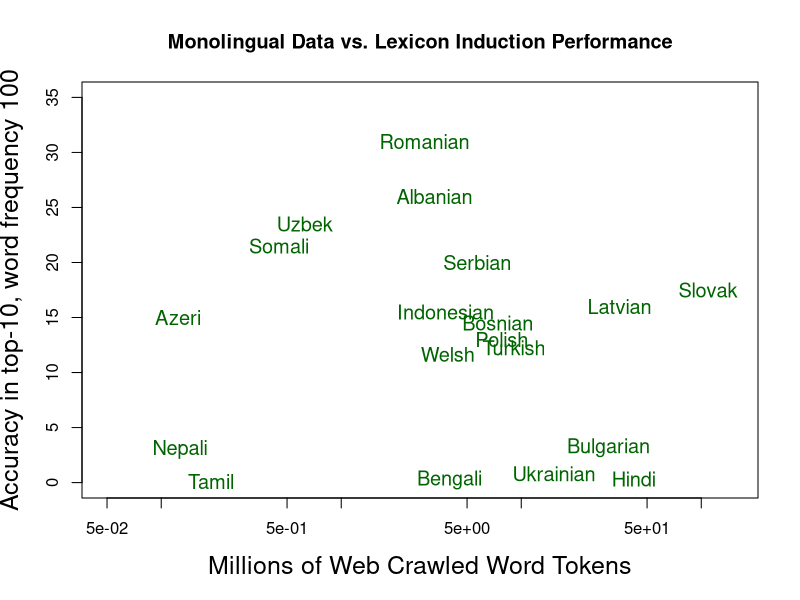

This chart was generated by the following R code:
languages=c("Azeri","Bulgarian","Bengali","Bosnian","Welsh","Hindi","Indonesian","Latvian","Nepali","Polish","Romanian","Slovak","Somali","Albanian","Serbian","Tamil","Turkish","Ukrainian","Uzbek")#,"Spanish","Farsi","Russian","Urdu")
#in millions of tokens
monocrawl=c(.124,30.5,4,7.4,3.9,42.1,3.8,35.1,.127,7.8,2.9,109,.451,3.3,5.7,.189,9.1,15.2,.627)#,783,698,1500,285)
logmonocrawl=log(monocrawl)

top_10_at_f100=c(15,3.17,.24,14.5,11.67,0.33,15.5,16,3,13,31,17.5,21.5,26,20,0.1,12.2,0.8,23.5)

c=plot(monocrawl,top_10_at_f100,log="x",xlab="",ylab="",main="Monolingual Data vs. Lexicon Induction Performance", col="darkgreen",pch=15,cex=0, ylim=c(0,35), xlim=c(0.05,150), xaxt="n", yaxt="n")
text(monocrawl,top_10_at_f100,languages,cex=1.2,col="darkgreen")
title(xlab="Millions of Web Crawled Word Tokens",cex.lab=1.5)
title(ylab="Accuracy in top-10, word frequency 100",cex.lab=1.5)
axis(1,cex.axis=1.0)
axis(2,cex.axis=1.0)


#add legend to plot
#mylines=c("PT:bi+mono+oov, Score:bi+mono","SAMT","Hiero","PT:bi, Score:bi+mono","Standard bilingual phrase-based","PT: Dict+oov, Score: mono")
#mycols=c("red","hotpink","purple","blue","darkgreen","orange")
#mypoints=c(16,15,15,16,15,16)
#legend(15000,4.5,mylines, cex=1.1, col=mycols,pch=mypoints)